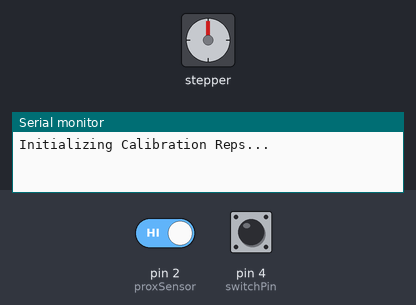
A sketch run on a simulated Arduino Uno, built with avr-gcc and run on an emulated ATmega328P. Shown: stepper motor, the last lines printed to the serial monitor. The inputs (shaded band) are chosen by the test bench; at power-on: pin 2 (proxSensor) HIGH, pin 4 (switchPin) HIGH. Stepper angles assume 800 steps per turn.

Above: at 1.2 s.
1.3 s: pin 2 (proxSensor) driven LOW
At 1.86 s:
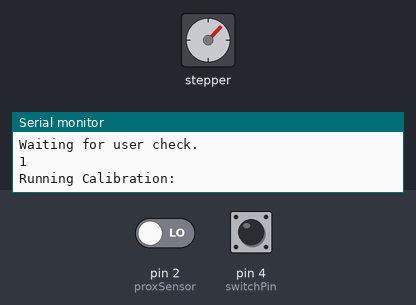
At 5.89 s:
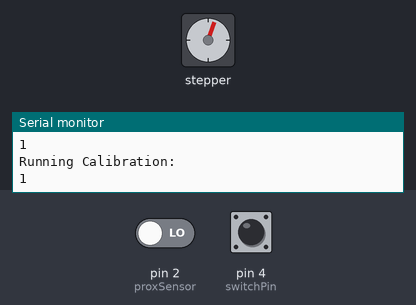
Timing chart, 0 to 62.8 s (numbered marks = the images above; inputs shaded):
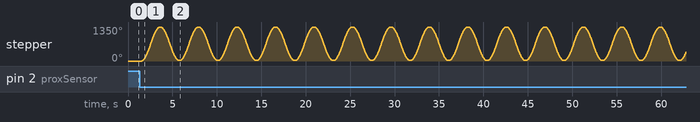

The sketch:

TetherCalibration.ino
```cpp
/*
 * Author: Albert Michael Olszewski
 * Company: RepOneStrength
 * Date: 02/06/2020
  Stepper Motor with Proximity Sensor for calibration of the RepOneStrength unit.
  The test fixture this code programs uses a NEMA 17 stepper motor from stepper online,
  a DM542T Digital Stepping Driver, a Twidec 10mm Proximity Sensor, and an Arduino Uno.
  This is the same test fixture used for life tests and drop tests.

  The proximity sensor is pulled up to 5V via a 10k Resistor.

  When the user runs this program, it should pull the tether of the RepOne Sensor up to
  the proximity sensor to designate a 0 position.  It will then run reps at consistent timing
  from the base of the unit to just below the proximity sensor.

*/

// Include Dependencies
#include <AccelStepper.h>

int proxSensor = 2;  // Proximity Sensor pin
int driverPUL = 7;    // PUL- pin
int driverDIR = 6;    // DIR- pin
int switchPin = 4;    // input for the switch pin

int pd = 200;       // Pulse Delay period
boolean setdir = LOW; // Set Direction
int stepsPerRev = 800; // this is set on the digital stepper driver
int driverPosition = (stepsPerRev * 3.75) ; // set the number of steps the motor has to make to return to RepOne sensor.

// Define Objects
AccelStepper stepper(1,7,6);


// create a function to initialize zero position of the motor
void setZero(int i = 0){
  while(i<1){
    int val = digitalRead(proxSensor); //read the proximitiy sensor

    if(val !=1){
      stepper.setCurrentPosition(0); // set current position as 0
      Serial.println("Zero Position Set...");
      i++;
    }

    // set the direction of the motor and git the driver a pulse.
    digitalWrite(driverPUL,HIGH);
    delayMicroseconds(pd*4);
    digitalWrite(driverPUL,LOW);
    delayMicroseconds(pd*4);
  }
}

//create a function to have system wait for user to begin next step
void userCheck(){
  int j = 0;
  Serial.println("Waiting for user check.");
  while(j == 0){

    j = digitalRead(switchPin);
  }
  Serial.println(j);
  delay(200);

}

//create a function that runs calibration repetitions
void calibrate(int numReps, int i = 0){
  Serial.println("Running Calibration: ");
  while(i < numReps){
    stepper.runToNewPosition(driverPosition); //move tether to base
    delay(100);
    stepper.runToNewPosition(45); //move tether to just below the proximity sensor
    delay(100);
    i++;
    Serial.print(i);
  }
  Serial.println("");
  Serial.println("Done Calibrating...");
}

void setup() {
  Serial.begin(9600); // set up serial object to print to a monitor
  pinMode(proxSensor, INPUT); // set the proximity sensor as an input
  pinMode (driverPUL, OUTPUT); // pulse pin as output
  pinMode (driverDIR, OUTPUT); // direction pin as output
  pinMode(switchPin, INPUT); // sets switch pin as input

  stepper.setMaxSpeed(4000);
  stepper.setAcceleration(4000);

}

void loop() {
  Serial.println("Initializing Calibration Reps...");
  setZero();
  userCheck();
  calibrate(20);
  userCheck();


}
```

Measured:
- after the input at 1.3 s, stepper: turns 1350° clockwise in 2.1 s, then 1330° counter-clockwise in 2.0 s, repeating every 4.3 s
